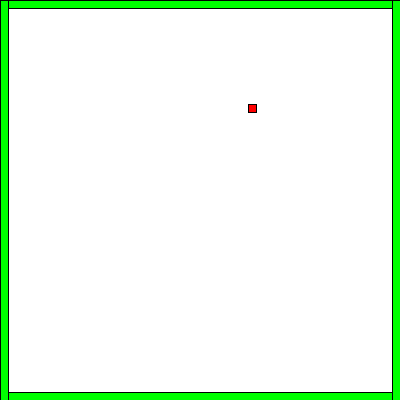
Frame 1 (no input)
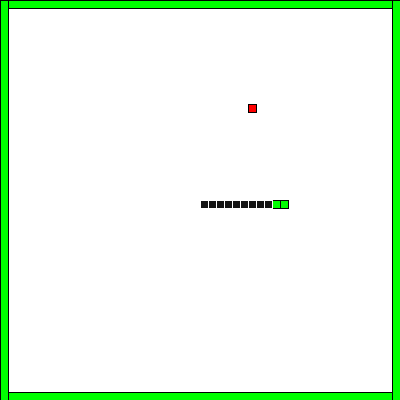
Frame 60 (the mouse pressed at the canvas centre just before this capture)
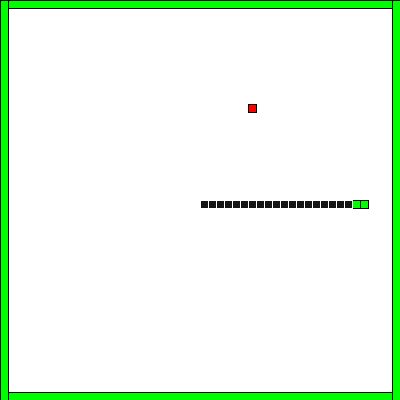
Frame 120 (the mouse held since frame 60 and released just before this capture)

The Processing sketch that drew these frames (run headless with seeded random() and noise(); from frame 60 on, the mouse is pressed at the canvas centre):

// Processing sketch: processing_84848
// ── processing_84848.pde

int angle=0; // set so the snake can turn 
int snakesize=0; //default size for snake
int time=0; //sets the speed for the snake to movve
int[] headx= new int[2500];   //ints for the position of the snakes head on the x and y axis
int[] heady= new int[2500];
int brickx=(round(random(0))+1); //
int bricky=(round(random(0))+1);
boolean redo=true; // int to keep the game going as long as the snake keeps getting the bricks
boolean stopgame=false; // stop game if the snake goes into the wall

void setup() // gets the window initialized, setting the window to 400X400
{
  restart();
  size(400,400);
  textAlign(CENTER);//alligns the text to the center of the screen
  smooth(); //sets smooth animation on
}
void draw() // sets up the draw loop


{
  if (stopgame)
  {
    //do nothing because the game is over and snake has hit the borders
  }
  else // if the snake successfully eats the bricks
  {
    
  time+=1;// controls the speed of the snake so it does not go way too fast
  fill(255,0,0); //colour of food
  stroke(0); //black stroke of bricks
  rect(brickx,bricky,8,8); //shape of food
  fill(0,255,0); //colour of border
  stroke(0); //stroke of border set to black
  rect(0,0,width,8); //the top border
  rect(0,height-8,width,8);// the bottom border
  rect(0,0,8,height);// left border
  rect(width-8,0,8,height); // right border
  // creates artificial frames each 6 frames
  //this stops the game running too fast
  if ((time % 6)==0)
  {
    travel();
    display();
    checkdead();
  }
  }
}
//controls:
void keyPressed()
{
  if (key == CODED)
  {
    
    if (keyCode == UP && angle!=270 && (heady[1]-8)!=heady[2])
    {
      angle=90; // controls the direction of the snake when the up key is pressed 
    }
    if (keyCode == DOWN && angle!=90 && (heady[1]+8)!=heady[1])
    {
      angle=270; // when the down key is pressed the snake moves down
    }if (keyCode == LEFT && angle!=0 && (headx[1]-8)!=headx[2])
    {
      angle=180; // moves the snake to the left when the left key is pressed
    }if (keyCode == RIGHT && angle!=180 && (headx[1]+8)!=headx[2])
    {
      angle=0; // moves the snake to the right when the right key is pressed
    }
    if (keyCode == SHIFT) // restarts the game whenever the shift key is pressed
    {
      
      restart();
    }
  }
}
void travel() // seetting up making the snake actually move
{
  for(int i=snakesize;i>0;i--)
  {
   if (i!=1)
    {
      //shift all the coordinates back one array
      headx[i]=headx[i-1];
       heady[i]=heady[i-1];
    }
    else
    {
      
      switch(angle)
      {
        case 0:
        headx[1]+=8; //move the new spot for the head of the snake, which is
                     //always at headx[1] and heady[1].
        break;
        case 90:
        heady[1]-=8;
        break;
        case 180:
        headx[1]-=8;
        break;
        case 270:
        heady[1]+=8;
        break;
      }
    }
  }
   
}
void display()
{
  //is the head of the snake eating the brick?
  if (headx[1]==brickx && heady[1]==bricky) // if the snake eats the brick
  {
    //grow and spawn the brick somewhere away from the snake
    
    snakesize+=round(random(3)+2); //allows the snake to increase in size every time it eats a brick by 2
   
   
    {
      brickx=(round(random(47))+1)*8; //places the brick randomly on the right half of the screen
      bricky=(round(random(47))+1)*8; //places the brick randomly on the left half of the screen
     
      {
         
       
      }
    
    }
  }
  //draw the new head of the snake...
  stroke(0); // sets the stroke of the snakes head to black
  fill(0,255,0); // fill of the snake is set to green
  rect(headx[1],heady[1],8,8);  //shows the green front end of the snake that eats the bricks
  stroke(255); //white stroke set for black end of the snake that shows the path it has taken
  fill(20); //fill colour is set to dark greyscale
  rect(headx[snakesize],heady[snakesize],8,8);//black bricks show path snake has taken

   
}
void checkdead() //
{
  for(int i=2;i<=snakesize;i++)
  {
    
    {
      
     
    }
    //is the head of the snake hitting the walls? if it it bring up the end game message
    if (headx[1]>=(width-8) || heady[1]>=(height-8) || headx[1]<=0 || heady[1]<=0)
    {
     
      fill(0,0,255); // colour of text set to blue
      text("YOUR SNAKE IS DEAD",200,150); //brings up the message you snake is dead in a window of 200,150
      text("Score:  "+str(snakesize-1)+" bricks munched",200,175); // code for calculating the final score of the amount of bricks munched
      text("To restart your game press Shift.",200,200); //text telling you to hit shift to restart the game
      stopgame=true;
    }
  }
}
void restart()
{
  //by pressing shift, all of the main variables reset to their defaults.
  background(255); //set to white
  headx[1]=200;
  heady[1]=200; // starts snake at the center of the screen
  for(int i=2;i<1000;i++) 
  {
   headx[i]=0;  // erase previous point were snake died
   heady[i]=0;
  }
  stopgame=false;
  brickx=(round(random(47))+1)*8; //resets the bricks to appear randomly on eith side of the window
  bricky=(round(random(47))+1)*8;
  snakesize=3; 
  time=0;    // default size of the snake and speed it travels
  angle=0;
  redo=true;

}
